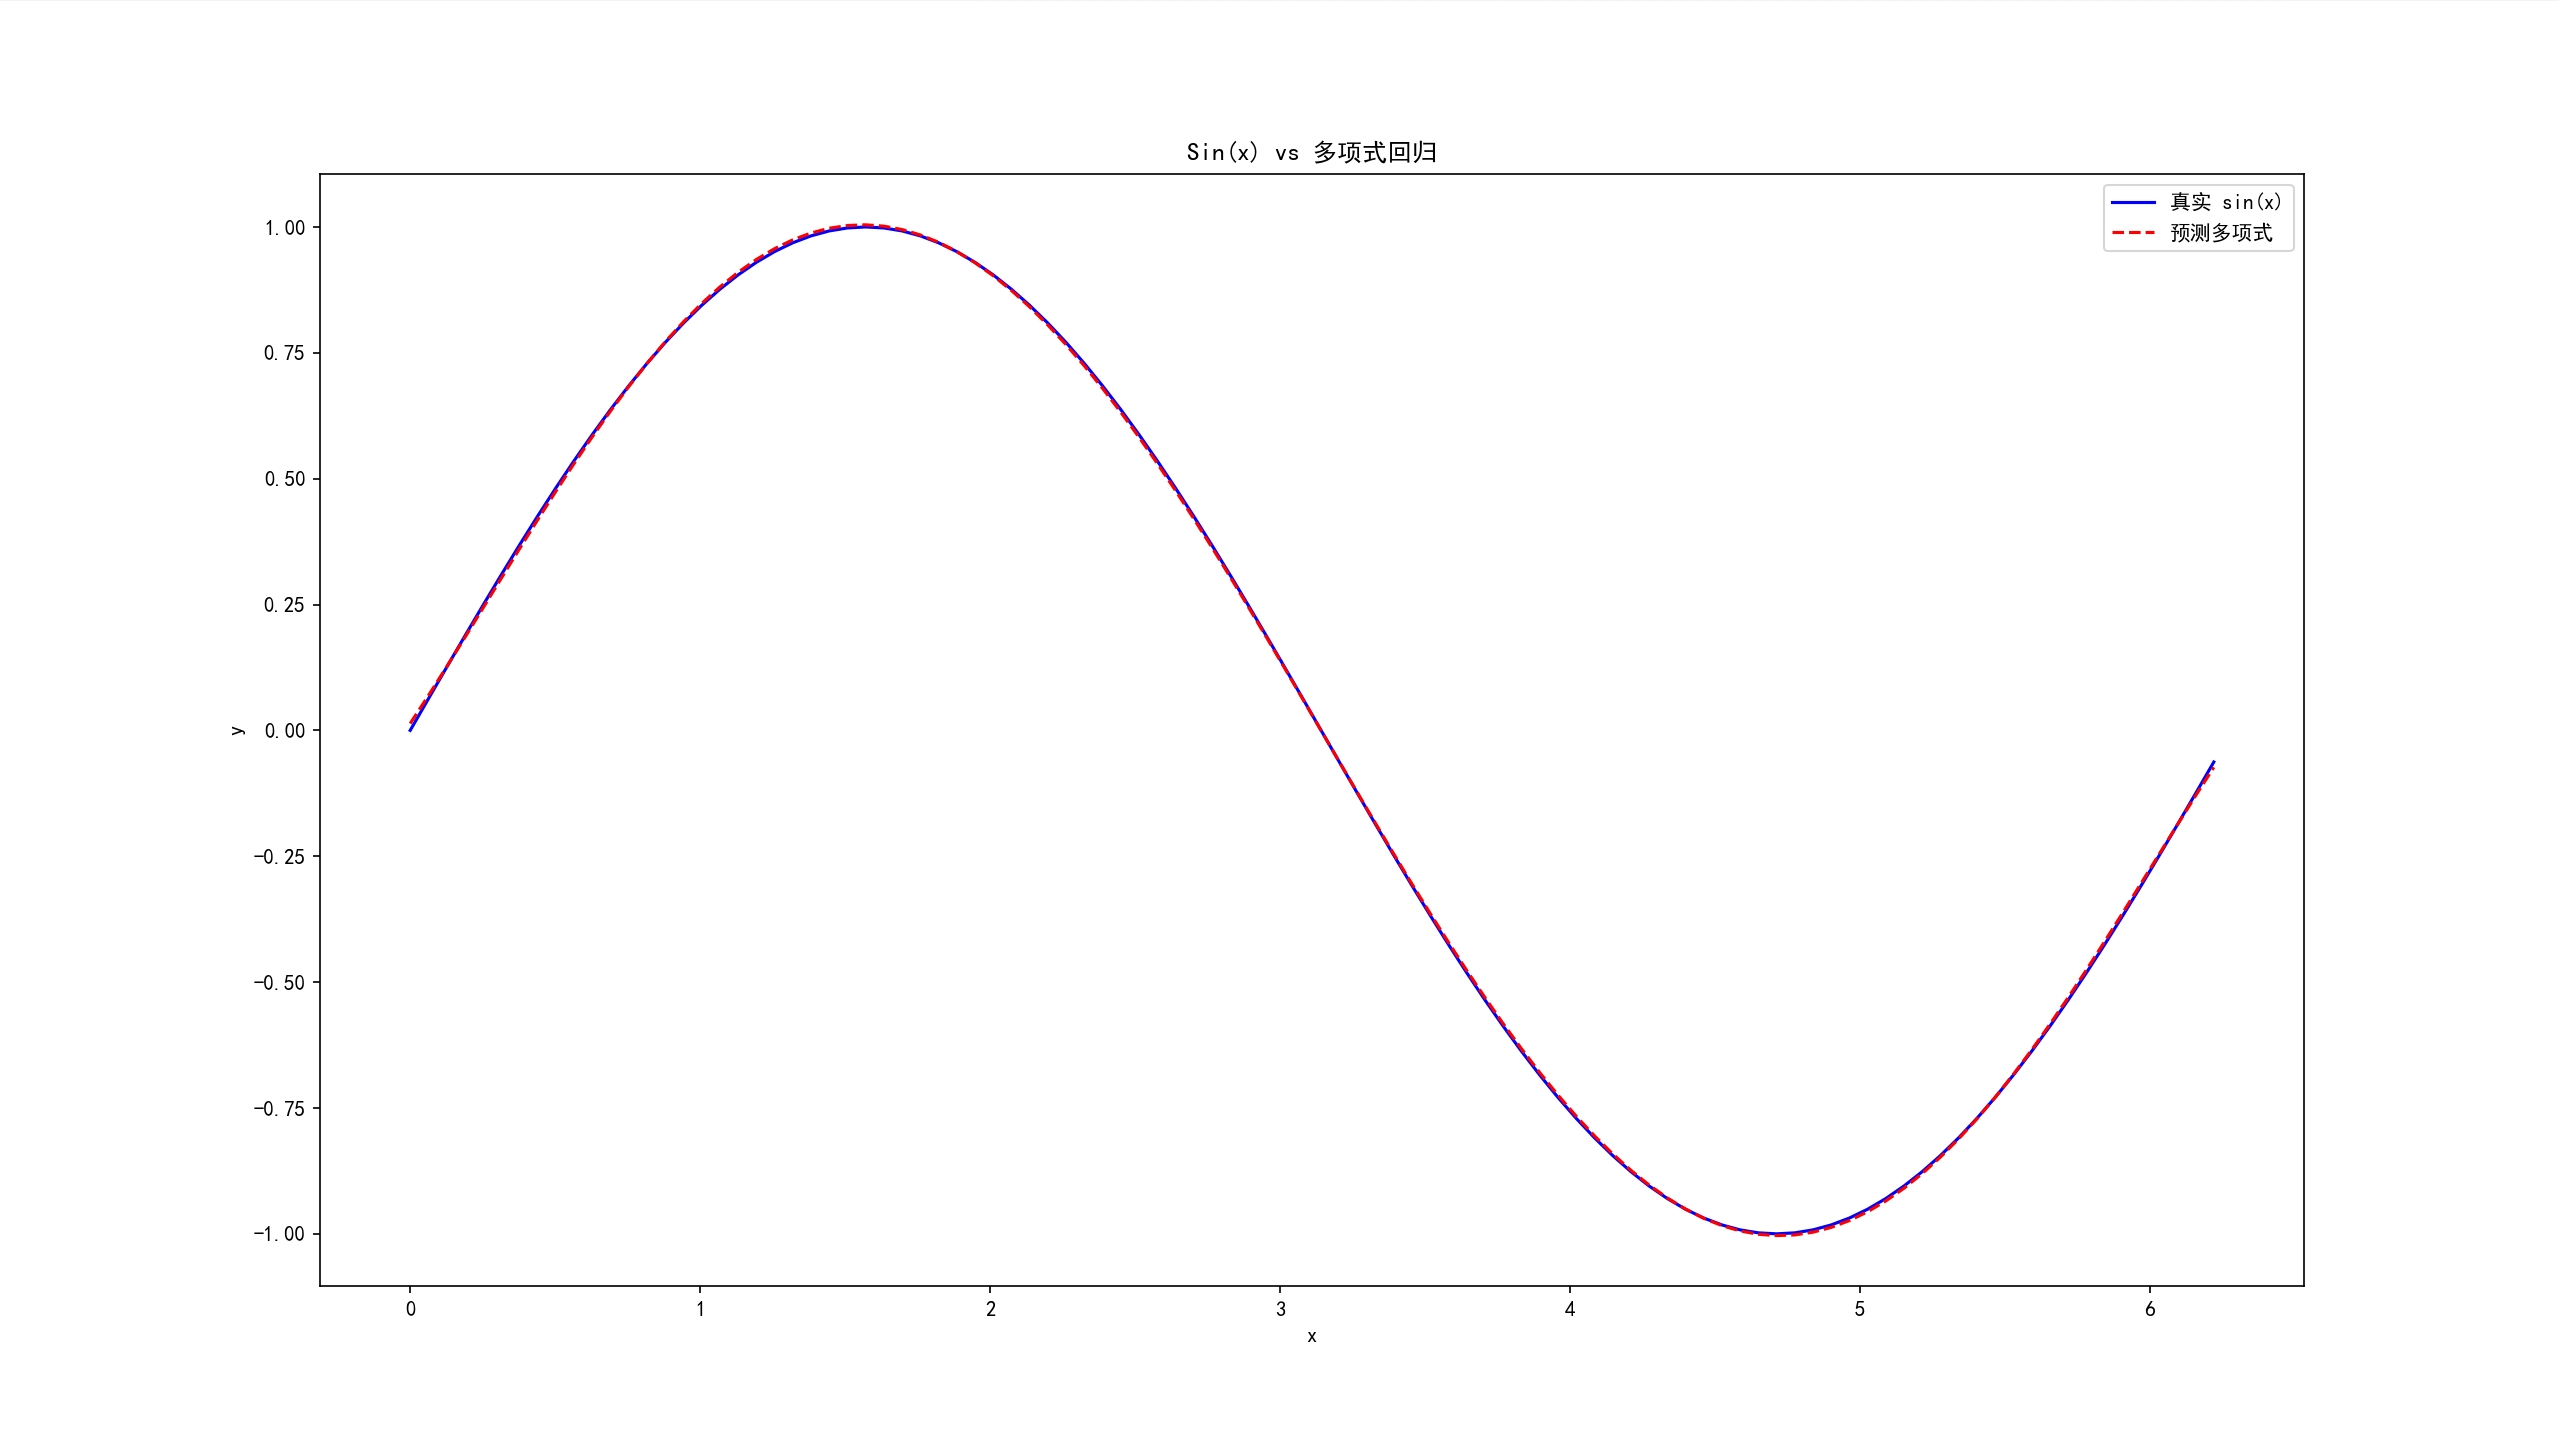

Source code (Python):
import matplotlib.pyplot as plt
import math

x = [i * 2 * math.pi / 100 for i in range(100)]  # 生成0-2pi之间的100个点
y_actual = [math.sin(xi) for xi in x]  # 计算sin(x)的实际值


# 构造五次多项式特征矩阵
def construct_polynomial_features(x, degree=5):
    X = [[xi ** j for j in range(degree + 1)] for xi in x]
    return X


# 矩阵转置
def transpose(matrix):
    return [list(row) for row in zip(*matrix)]


# 矩阵乘法
def matmul(matrix_a, matrix_b):
    result = [[0 for _ in range(len(matrix_b[0]))] for _ in range(len(matrix_a))]
    for i in range(len(matrix_a)):
        for j in range(len(matrix_b[0])):
            result[i][j] = sum(matrix_a[i][k] * matrix_b[k][j] for k in range(len(matrix_a[0])))
    return result


# 高斯-约当消去法求逆矩阵
def gauss_jordan_inverse(A):
    n = len(A)
    # 创建增广矩阵[A | I]
    augmented_matrix = [A[i] + [float(i == j) for j in range(n)] for i in range(n)]

    # 高斯消元过程
    for i in range(n):
        # 选主元
        pivot_row = i
        for k in range(i + 1, n):
            if abs(augmented_matrix[k][i]) > abs(augmented_matrix[pivot_row][i]):
                pivot_row = k
        augmented_matrix[i], augmented_matrix[pivot_row] = augmented_matrix[pivot_row], augmented_matrix[i]

        pivot = augmented_matrix[i][i]
        if pivot == 0:
            raise ZeroDivisionError("矩阵不可逆，因为主元为零")

        # 归一化当前行
        for j in range(i, 2 * n):
            augmented_matrix[i][j] /= pivot

        # 使用当前行消去其他行
        for k in range(n):
            if k != i:
                factor = augmented_matrix[k][i]
                for j in range(i, 2 * n):
                    augmented_matrix[k][j] -= factor * augmented_matrix[i][j]

    # 提取单位矩阵部分作为逆矩阵
    inverse_matrix = [[row[j] for j in range(n, 2 * n)] for row in augmented_matrix]
    return inverse_matrix


# 正规方程((X^T X)θ=X^T y)
def linear_regression(X, y):
    X_transpose = transpose(X)  # X 的转置
    A = matmul(X_transpose, X)  # A = X^T * X
    b = matmul(X_transpose, [[yi] for yi in y])  # b = X^T * y, y 是列向量

    A_inv = gauss_jordan_inverse(A)

    theta = matmul(A_inv, b)
    return [t[0] for t in theta]


# 使用计算的参数进行预测
def predict(X, theta):
    return [sum(X[i][j] * theta[j] for j in range(len(theta))) for i in range(len(X))]


# 定义损失函数（均方误差）
def compute_loss(y_true, y_pred):
    return sum((y_true[i] - y_pred[i]) ** 2 for i in range(len(y_true))) / len(y_true)


# 构造多项式特征矩阵
X = construct_polynomial_features(x, degree=5)

# 计算线性回归参数
theta = linear_regression(X, y_actual)

# 用模型预测结果
y_pred = predict(X, theta)

# 计算损失
loss = compute_loss(y_actual, y_pred)

# 打印计算的参数和损失值
print("计算的参数 theta:", theta)
print("均方误差 (MSE):", loss)

# 绘制预测曲线与实际曲线的对比图
plt.rcParams['font.sans-serif'] = ['SimHei']
plt.rcParams['axes.unicode_minus'] = False
plt.plot(x, y_actual, label='真实 sin(x)', color='blue')
plt.plot(x, y_pred, label='预测多项式', color='red', linestyle='--')
plt.xlabel('x')
plt.ylabel('y')
plt.legend()
plt.title('Sin(x) vs 多项式回归')
plt.show()
